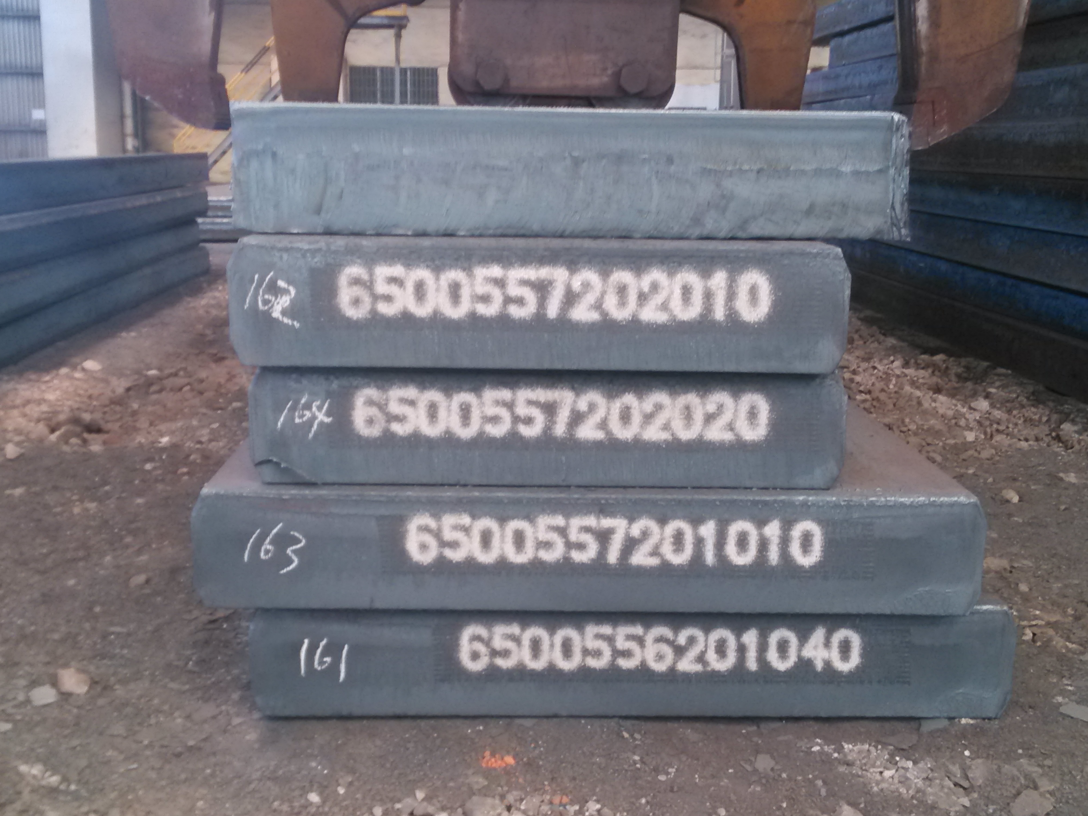
//> input picture RamonORC/Debug/1.jpg, 3264 x 2448 px (shown at 1/3 size)
$ ./main   (built with g++ and OpenCV 4)
//> lines starting //> are read from the running program, lines starting //| are printed output that depends on the picture
///利用opencv提供的函数cvKMeans2()实现图像聚类

///////运行环境：VC6.0+opencv1.0

///////////////使用的时候，改变flag的初始值，即可实现对灰度图、彩色图基于色彩的聚类，以及根据位置和色彩对彩色图像聚类。
////////////////最后结果显示的时候请注意pResult 和pResult3
//#include <opencv2/world.hpp>
//#include <opencv2/core/core.hpp>
//#include <opencv2/opencv.hpp>
//#include <opencv2/highgui/highgui.hpp>
//using  namespace cv;
#include <opencv/cv.h>
#include <opencv/cxcore.h>
#include <opencv/highgui.h>
#include <opencv/cvaux.h>
#define nClusters 6


int main () {
    IplImage *img = cvLoadImage ("1.jpg", 1);//
//> img is the input picture: 2448 rows x 3264 cols, CV_8UC3; mean B, G, R 118.4, 111.4, 113.6
    IplImage *pResult = cvCreateImage (cvSize (img->width, img->height), IPL_DEPTH_8U, 1);
    IplImage *pResult3 = cvCreateImage (cvSize (img->width, img->height), IPL_DEPTH_8U, 3);
    if (img == NULL)
        return 0;


    CvScalar color_tab[6];
    color_tab[0] = CV_RGB(255, 0, 0);///给5中颜色分别赋值
    color_tab[1] = CV_RGB(0, 255, 0);
    color_tab[2] = CV_RGB(0, 0, 255);
    color_tab[3] = CV_RGB(255, 0, 255);
    color_tab[4] = CV_RGB(255, 255, 0);
    color_tab[5] = CV_RGB(255, 0, 255);

    CvMat *samples;
    CvMat *clusters;
    int flag = 2;///0——灰度   1——彩色  2——位置+彩色
    switch (flag) {
        case 0:///Gray
        {
            IplImage *pImg = cvCreateImage (cvSize (img->width, img->height), IPL_DEPTH_8U, 1);
            cvCvtColor (img, pImg, CV_BGR2GRAY);
            assert(pImg != NULL && pImg->nChannels == 1);
            //创建样本矩阵，CV_32FC1代表位浮点通道（灰度图像）
            samples = cvCreateMat ((pImg->width) * (pImg->height), 1, CV_32FC1);
            //创建类别标记矩阵，CV_32SF1代表位整型通道
            clusters = cvCreateMat ((pImg->width) * (pImg->height), 1, CV_32SC1);
            //创建类别中心矩阵
//            CvMat*centers = cvCreateMat(nClusters, 1, CV_32FC1);
            // 将原始图像转换到样本矩阵
            {
                int k = 0;
                CvScalar s;
                for (int i = 0 ; i < pImg->width ; i++) {
                    for (int j = 0 ; j < pImg->height ; j++) {
                        s.val[0] = (float) cvGet2D (pImg, j, i).val[0];
                        cvSet2D (samples, k++, 0, s);
                    }
                }
            }
            //开始聚类，迭代次，终止误差1.0
            cvKMeans2 (samples, nClusters, clusters, cvTermCriteria (CV_TERMCRIT_ITER + CV_TERMCRIT_EPS, 100, 1.0));
            // 无需排序直接输出时
            int sortFlag = 0;
            if (sortFlag == 0) {
                int k = 0;
                int val = 0;
                float step = 255 / ((float) nClusters - 1);
                CvScalar s;
                for (int i = 0 ; i < pImg->width ; i++) {
                    for (int j = 0 ; j < pImg->height ; j++) {
                        val = (int) clusters->data.i[k++];
                        s.val[0] = 255 - val * step;//这个是将不同类别取不同的像素值
                        cvSet2D (pResult, j, i, s);  //将每个像素点赋值
                    }
                }
            }
            printf ("Gray Image\n");
            cvNamedWindow ("src", 1);
            cvShowImage ("src", pImg);
            //释放图像内存资源
            cvReleaseImage (&pImg);
            break;
        }//case0
        case 1:///RGB
        {
            assert(img != NULL && pResult != NULL);
            assert(img->nChannels == 3 && pResult->nChannels == 1);
            samples = cvCreateMat ((img->width) * (img->height), 1, CV_32FC3);//创建样本矩阵，CV_32FC3代表位浮点通道（彩色图像）
            clusters = cvCreateMat ((img->width) * (img->height), 1, CV_32SC1);//创建类别标记矩阵，CV_32SF1代表位整型通道
            int i, j, k = 0;
            for (i = 0 ; i < img->width ; i++) {
                for (j = 0 ; j < img->height ; j++) {
                    CvScalar s;
                    //获取图像各个像素点的三通道值（RGB）
                    s.val[0] = (float) cvGet2D (img, j, i).val[0];
                    s.val[1] = (float) cvGet2D (img, j, i).val[1];
                    s.val[2] = (float) cvGet2D (img, j, i).val[2];
                    cvSet2D (samples, k++, 0, s);//将像素点三通道的值按顺序排入样本矩阵
                }
            }
            //cvTermCriteria(CV_TERMCRIT_ITER,100,1.0)
            cvKMeans2 (samples, nClusters, clusters,
                       cvTermCriteria (CV_TERMCRIT_EPS + CV_TERMCRIT_ITER, 100, 1.0));//开始聚类，迭代次，终止误差1.0
            k = 0;
            int val = 0;
            float step = 255 / (nClusters - 1);
            for (i = 0 ; i < img->width ; i++) {
                for (j = 0 ; j < img->height ; j++) {
                    val = (int) clusters->data.i[k++];
                    CvScalar s;
                    s.val[0] = 255 - val * step;//这个是将不同类别取不同的像素值
                    cvSet2D (pResult3, j, i, color_tab[val]);        //将每个像素点赋值
                }
            }
            printf ("RGB Image\n");
            cvNamedWindow ("src", 1);
            cvShowImage ("src", img);
            break;
        }//case1
        case 2:///Position+RGB
        {
            assert(img != NULL && pResult != NULL);
            assert(img->nChannels == 3 && pResult->nChannels == 1);
            samples = cvCreateMat ((img->width) * (img->height), 5, CV_32FC1);//创建样本矩阵，CV_32FC3代表位浮点通道（彩色图像）
            clusters = cvCreateMat ((img->width) * (img->height), 1, CV_32SC1);//创建类别标记矩阵，CV_32SF1代表位整型通道
            int i = 0, j, k = 0;

            int x, y;
            float *data = samples->data.fl;
            int matcol = samples->cols;
//> matcol = 5
            int step1 = samples->step / sizeof (float);
//> step1 = 5

            for (x = 0 ; x < img->width ; x++) {
                for (y = 0 ; y < img->height ; y++) {
// [6 lines of commented-out code are left out]
                    data[i * matcol + 0] = (float) x;
                    data[i * matcol + 1] = (float) y;
                    data[i * matcol + 2] = (float) cvGet2D (img, y, x).val[0];///cvGet2D(img,j,i).val[0];
                    data[i * matcol + 3] = (float) cvGet2D (img, y, x).val[1];
                    data[i * matcol + 4] = (float) cvGet2D (img, y, x).val[2];
                    i++;
                }
            }
//> this loop made 3264 passes
//> i on passes 1 to 3: 2448, 4896, 7344
//> after the loop, i = 7990272
            //cvTermCriteria(CV_TERMCRIT_ITER,100,1.0)
            cvKMeans2 (samples, nClusters, clusters,
                       cvTermCriteria (CV_TERMCRIT_EPS + CV_TERMCRIT_ITER, 100, 1.0));//开始聚类，迭代次，终止误差1.0
            k = 0;
            int val = 0;
            float step = 255 / (nClusters - 1);
            for (i = 0 ; i < img->width ; i++) {
                for (j = 0 ; j < img->height ; j++) {
                    val = (int) clusters->data.i[k++];
                    CvScalar s;
                    s.val[0] = 255 - val * step;//这个是将不同类别取不同的像素值
                    cvSet2D (pResult, j, i, s);        //将每个像素点赋值
                }
            }
//> this loop made 3264 passes
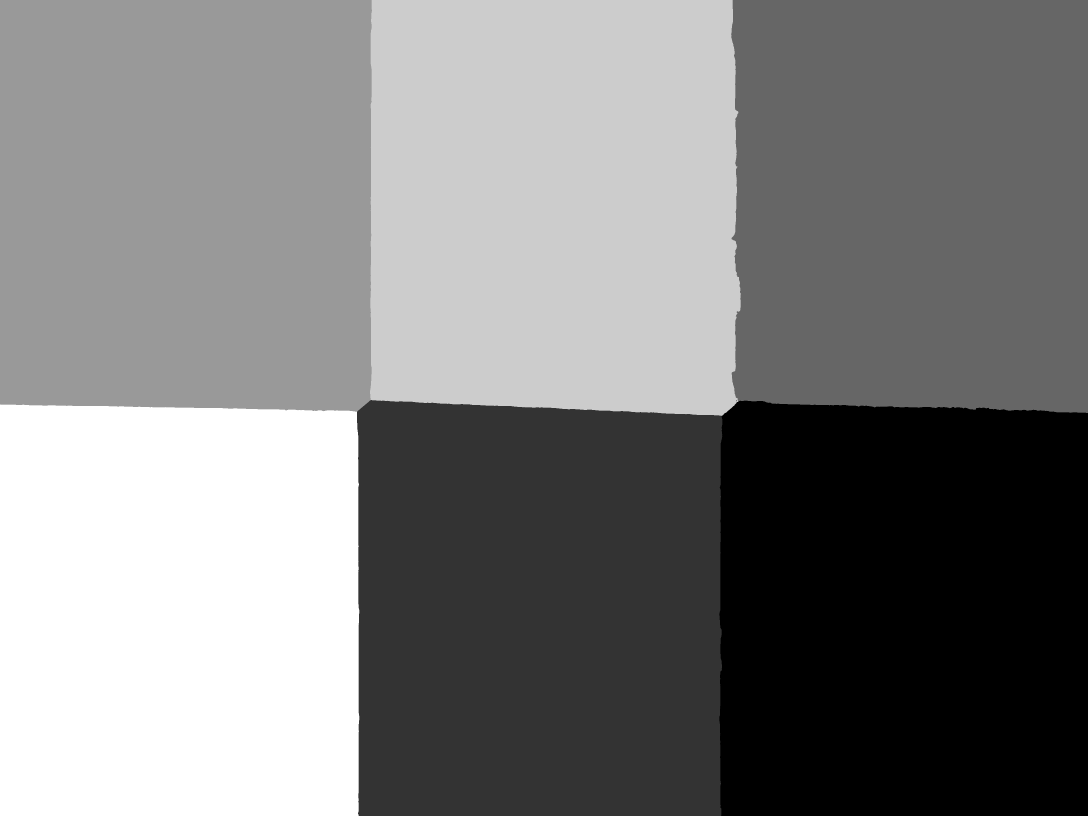
//> pResult: 2448 rows x 3264 cols, CV_8UC1 (shown at 1/3 size); min 0, max 255, mean 127.3
//> after the loop, val = 5; k = 7990272
            printf ("Positon+RGB Result\n");
            cvNamedWindow ("src", 1);
            cvShowImage ("src", img);
            break;
        }//case2
    }//switch
    cvSaveImage ("kmeansResult.jpg", pResult); //存储结果
    cvNamedWindow ("result", 1);
    cvMoveWindow ("result", 600, 50);
    cvShowImage ("result", pResult);
    cvWaitKey (0);

    //释放矩阵内存资源
    cvReleaseMat (&samples);
    cvReleaseMat (&clusters);
    //释放图像内存资源
    cvReleaseImage (&img);
    cvReleaseImage (&pResult);
    cvReleaseImage (&pResult3);
    //释放窗口内存资源
    cvDestroyWindow ("src");
    cvDestroyWindow ("result");

//> (the run ends here: the program exits with an error code, at `return 1;`)
